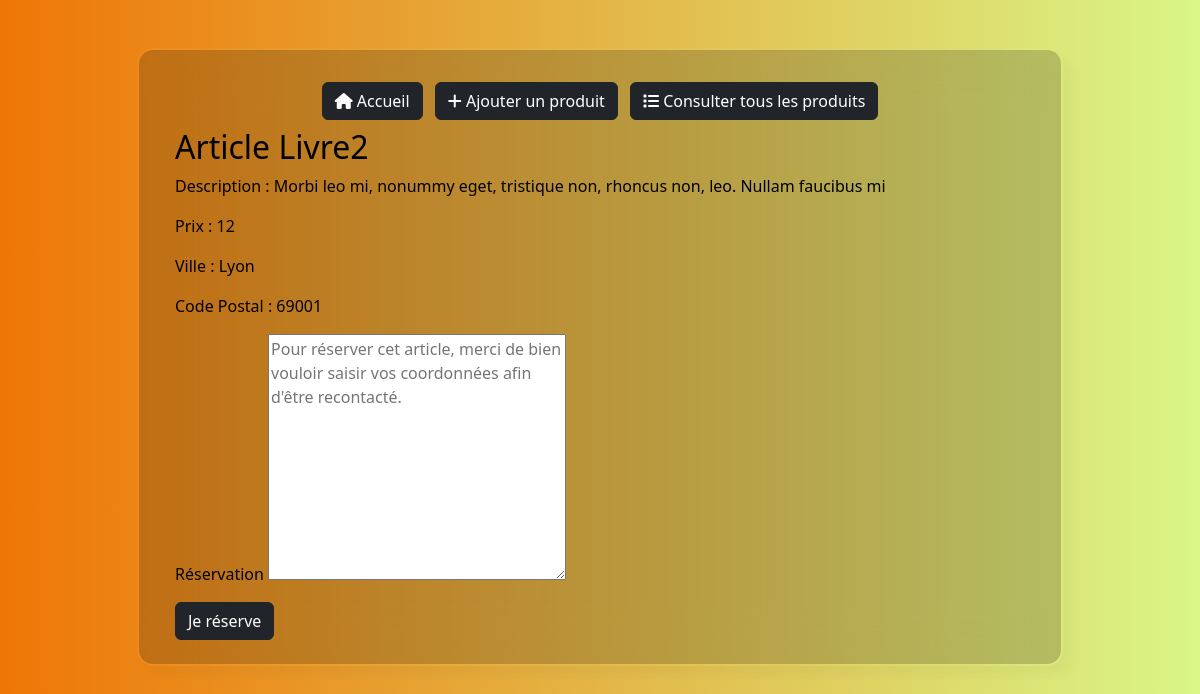
Screenshot of /annonce/consult?id_produit=1 with the database file from the repository.
### tables this page shows
CREATE TABLE `produit` (
  `id_produit` int NOT NULL,
  `title` varchar(255) NOT NULL,
  `description` varchar(255) NOT NULL,
  `price` float NOT NULL,
  `city` varchar(255) NOT NULL,
  `postal_code` int NOT NULL,
  `reservation_text` varchar(255) DEFAULT NULL,
  `createdAt` datetime NOT NULL DEFAULT CURRENT_TIMESTAMP
);

### src/controllers/annonces/annonce-consult.php (called while the page is built, shortened)
<?php
$annonceModel = new AnnonceModel;
$produitData = $annonceModel->getOneAnnonceById($_GET["id_produit"]);
include '../templates/base.phtml';

### public/index.php (called while the page is built, shortened)
<?php
$routes = require '../app/routes.php';
$path = '/';
if (array_key_exists('PATH_INFO', $_SERVER)) {
    $path = $_SERVER['PATH_INFO'];
}
$controller = null;
foreach ($routes as $route) {
    if ($route['path'] == $path) {
        $controller = $route['controller'];
        break;
    }
}
 require '../src/controllers/' . $controller;

### src/Core/Database.php (called while the page is built, shortened)
<?php
class Database {
    static function getPDOConnection(): PDO
    {
        $dsn = 'mysql:dbname='.$_ENV['DB_NAME'].';host='.$_ENV['DB_HOST'].';charset=utf8;port=3306';
        $user = $_ENV['DB_USER'];
        $password = $_ENV['DB_PASS'];
        $options = [
            PDO::ATTR_ERRMODE => PDO::ERRMODE_EXCEPTION,
            PDO::ATTR_DEFAULT_FETCH_MODE => PDO::FETCH_ASSOC
        ];
        try {
            $pdo = new PDO($dsn, $user, $password, $options);
        }
        catch(PDOException $exception) {
            echo 'ERREUR PDO : ' . $exception->getMessage();
            exit;
        }
        return $pdo;
    }
}

### src/Model/annonceModel.php (called while the page is built, shortened)
<?php
class AnnonceModel extends AbstractModel {
    function getOneAnnonceById(?int $id_produit): Annonce
    {
        $sql = 'SELECT * FROM produit WHERE id_produit = ?';
        $pdoStatement = self::$pdo->prepare($sql);
        $pdoStatement->execute([$id_produit]);
        $annonceData = $pdoStatement->fetch();
        $annonce = new Annonce(
            $annonceData['id_produit'],
            $annonceData['title'],
            $annonceData['description'],
            $annonceData['price'],
            $annonceData['city'],
            $annonceData['postal_code'],
        );
        return $annonce;
    }
}

### src/Entity/Annonce.php (called while the page is built, shortened)
<?php
class Annonce {
    private string $title;
    private string $description;
    private string $price;
    private string $city;
    private string $postal_code;
    public function __construct(?int $id_produit, string $title, string $description, string $price, string $city, string $postal_code, string $reservation_text="")
    {
        $this->title = $title;
        $this->description = $description;
        $this->price = $price;
        $this->city = $city;
        $this->postal_code = $postal_code;
    }
    public function getTitle(): string
    {
        return $this->title;
    }
    public function getDescription(): string
    {
        return $this->description;
    }
    public function getPrice(): string
    {
        return $this->price;
    }
    public function getCity(): string
    {
        return $this->city;
    }
    public function getCP(): ?int
    {
        return $this->postal_code;
    }
}

### templates/pages/annonces/annonce-consult.phtml (the view, shortened to what this page needs)
<h2>Article <?= $produitData->getTitle() ?> </h2>
<p>Description : <?= $produitData->getDescription() ?></p>
<p>Prix : <?= $produitData->getPrice() ?></p>
<p>Ville : <?= $produitData->getCity() ?></p>
<p>Code Postal : <?= $produitData->getCP() ?></p>
<form action="" method="POST">
    <div class="mb-3">
        <label for="reservation_text">Réservation</label>
            <textarea name="reservation_text" placeholder="Pour réserver cet article, merci de bien vouloir saisir vos coordonnées afin d'être recontacté." id="" cols="30" rows="10"></textarea>
    </div>
    <input value="Je réserve" type="submit" name="submit" class="btn btn-dark"/>
</form>

### rows the page displays
produit: title "Livre2", description "Morbi leo mi, nonummy eget, tristique non, rhoncus non, leo. Nullam faucibus mi", price "12", city "Lyon", postal_code "69001"
